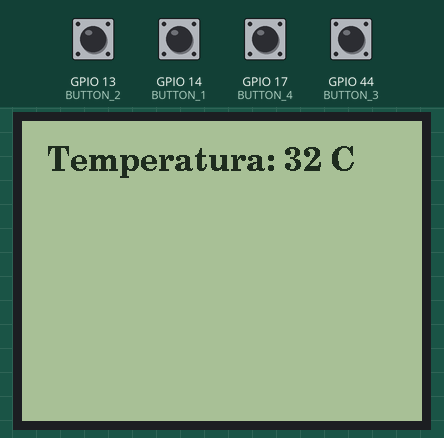
Bench run of a program on a simulated ESP32-S3. On the bench: 400×300 one-colour display. The inputs (shaded band) are chosen by the test bench; at power-on: GPIO 13 (BUTTON_2), GPIO 14 (BUTTON_1), GPIO 17 (BUTTON_4), GPIO 44 (BUTTON_3) LOW. Random numbers use the default seed unless the program sets one; what the program prints to the serial monitor is not drawn.

Above: at 1.9 s.
2.0 s: GPIO 17 (BUTTON_4) pulled HIGH for 1 s
At 4.7 s:
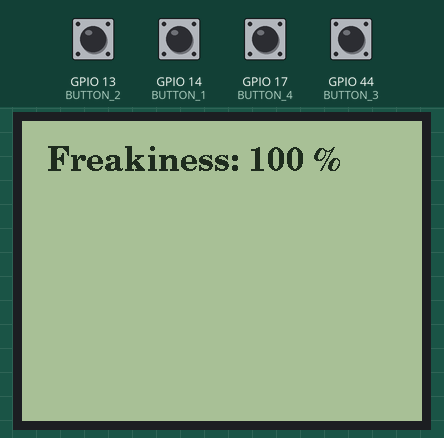
5.0 s: GPIO 14 (BUTTON_1) pulled HIGH for 0.15 s
At 6.5 s:
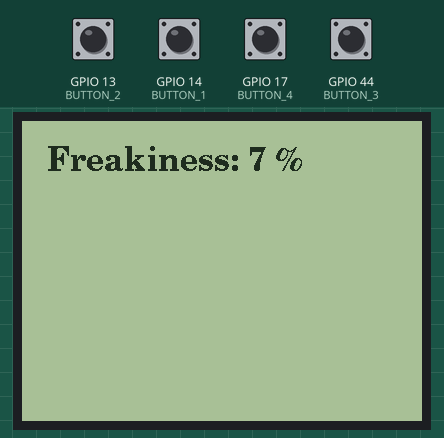
6.8 s: GPIO 14 (BUTTON_1) pulled HIGH for 1 s
At 8.3 s:
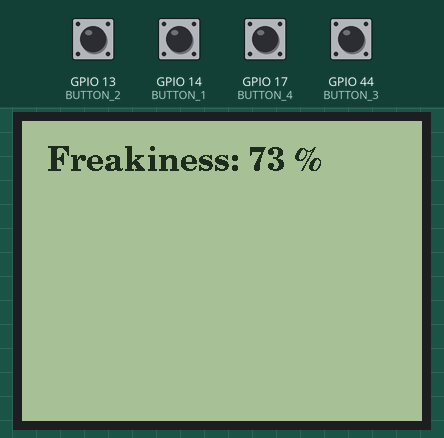
9.3 s: GPIO 13 (BUTTON_2) pulled HIGH for 0.15 s
At 10.8 s:
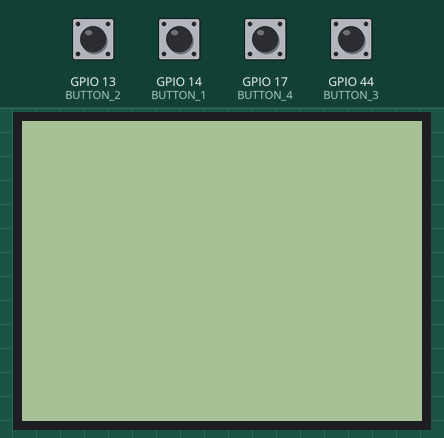
11.1 s: GPIO 44 (BUTTON_3) pulled HIGH for 1 s
At 12.03 s:
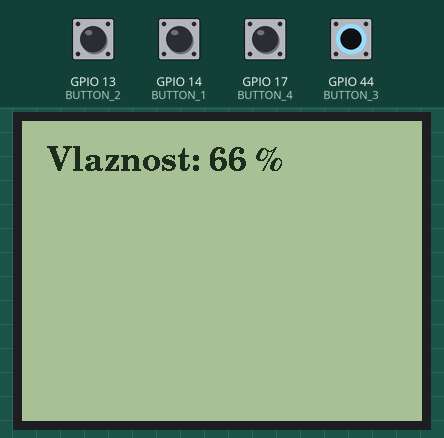
14.1 s: GPIO 44 (BUTTON_3) pulled HIGH for 0.15 s
At 15.2 s:
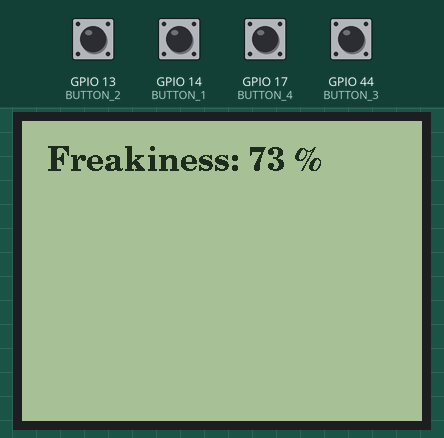
Timing chart, 0 to 17.1 s (numbered marks = the images above; inputs shaded):
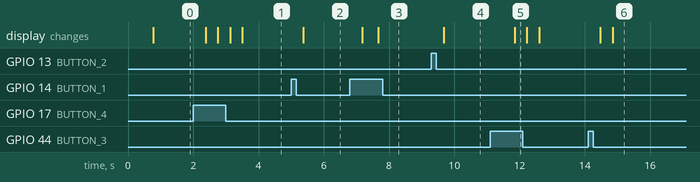

Measured:
- after the input at 2.0 s, the display: first changes after 0.38 s (image 1 shows a later state)
- after the input at 5.0 s, the display: changes after 0.38 s (image 2)
- after the input at 6.8 s, the display: first changes after 0.38 s (image 3 shows a later state)
- after the input at 9.3 s, the display: changes after 0.38 s (image 4)
- after the input at 11.1 s, the display: changes after 0.75 s (image 5)
- after the input at 14.1 s, the display: first changes after 0.38 s (image 6 shows a later state)

The program:

main.cpp
```cpp
#include <Arduino.h>
#include <SPI.h>
#include <U8g2lib.h>
#include <string.h>
#include <stdio.h>
#include <stdlib.h>

#define BUTTON_1 14
#define BUTTON_2 13
#define BUTTON_3 44
#define BUTTON_4 17

//SPI komunikacija kar pomeni da imamo 5V, GND, SDA/MOSI -> za transefart data, DC -> pove kaksna data
//CS/SS -> pove kateri chip (lahko je vec SPI komunikacij), CLK/SKC -> ura, RST -> reset

U8G2_ST7305_300X400_F_4W_SW_SPI display(
    U8G2_R1,11,12,40,5,41
);

struct _podatki{
  int x;        //x pa y sta koordinati za ciscenje
  int stevilo;
  int y;
  const char* enota;
  const char* stvar;
};

void posodobiPodatek(int,int);             //posodobi trenutni zasloncek oz. stevilko na zasloncku (samo to)
void spremeniZaslon(int);                 //spremeni zaslonec na prikazovanje nove teme (celoten zaslon)
void pocistiZaslon();               //pocisti celoten zasloncek
void pocistiStevilko(int);
char* frankenSteinnanjeStringov(int, int);
void izracunTrenutnegaID(int);
int testirnikRazlicnihCifr(int);

char* string;
int trenuten_cas;
int debounce_cas[4];   //potrebno za debounce
const int stRazlicnihPodatkov = 3;
int trenutniID = 0;
struct _podatki** arrPodatkov;

void setup() {
  Serial.begin(9200);
  display.begin();
  display.clear();
  display.setFont(u8g2_font_ncenB24_tr);

  pinMode(BUTTON_1,INPUT);
  pinMode(BUTTON_2,INPUT);
  pinMode(BUTTON_3,INPUT);
  pinMode(BUTTON_4,INPUT);

  arrPodatkov = (struct _podatki**)calloc(sizeof(struct _podatki*),stRazlicnihPodatkov);

  for(int i = 0; i < stRazlicnihPodatkov; i++){
    arrPodatkov[i] = (struct _podatki*)calloc(sizeof(struct _podatki),1);
  }

  arrPodatkov[0]->enota = "C";
  arrPodatkov[0]->stvar = "Temperatura: ";
  arrPodatkov[0]->stevilo = 32;
  arrPodatkov[0]->x = 255;
  arrPodatkov[0]->y = 20;


  arrPodatkov[1]->enota = "%";
  arrPodatkov[1]->stvar = "Vlaznost: ";
  arrPodatkov[1]->stevilo = 66;
  arrPodatkov[1]->x = 185;
  arrPodatkov[1]->y = 20;

  arrPodatkov[2]->enota = "%";
  arrPodatkov[2]->stvar = "Freakiness: ";
  arrPodatkov[2]->stevilo = 100;
  arrPodatkov[2]->x = 225;
  arrPodatkov[2]->y = 20;

  posodobiPodatek(trenutniID, arrPodatkov[trenutniID]->stevilo);
}

char* frankenSteinnanjeStringov(int id, int st){        //naredi EN velik string za izpis (seveda ga pol se free-am)
  string = (char*)calloc(sizeof(char),(strlen(arrPodatkov[id]->enota) + strlen(arrPodatkov[id]->stvar) + 10 ));
  strcat(string,arrPodatkov[id]->stvar);
  char* temp = (char*)calloc(sizeof(char),10);
  sprintf(temp,"%d ",st);
  strcat(string,temp);
  strcat(string,arrPodatkov[id]->enota);
  free(temp);
  return string;
}

void pocistiStevilko(int id){   //indeks structa da dobimo koordinate brisanja
  display.setDrawColor(0);
  display.drawBox(arrPodatkov[id]->x,arrPodatkov[id]->y,170,35);
  display.setDrawColor(1);            //barvo damo najprej na nic nato pa na 1, s tem simuliramo raderko
}

void posodobiPodatek(int id, int st){      //id pove kateri struct vzamemo, st pa na katero cifro ga damo
  pocistiStevilko(id);   //najprej pocistimo stvari, nato pa na tisto mesto narisemo stavri
  arrPodatkov[id]->stevilo = st;
  char* a = frankenSteinnanjeStringov(id,st);
  display.drawStr(25, 50, a);
  free(a);
  display.sendBuffer();       //s tem naeknrat damo gor celo sliko, ki smo jo prej ustvarili
}

void pocistiZaslon(){         //popolnoma scisti zaslon in se tudi buffer, ki se je pripravljal da bi seu gor
  display.clearDisplay();
  display.clearBuffer();
}

void spremeniZaslon(int id){  //za spremembno celotnega zaslona na prikaz druge vsebine
  pocistiZaslon();
  posodobiPodatek(id,arrPodatkov[id]->stevilo);
}

void izracunTrenutnegaID(int i){    //za menjavo med razlicnimi zasloncki
  trenutniID += i;
  if(trenutniID < 0){
    trenutniID = stRazlicnihPodatkov - 1;
  }

  if(trenutniID >= stRazlicnihPodatkov){
    trenutniID = 0;
  }

  Serial.printf("ID: %d\n",trenutniID);

  return;
}

int testirnikIndeks = 1;

int testirnikRazlicnihCifr(){         //bilo je za testiranje ce se mogoce pri kaksnih stevilah pusti "sled"
  int a = 1;                          //na zaslonu, od prejsnjega stevila
  for(int i = 0; i < testirnikIndeks; i++){
    a = a * 10;
  }
  return random(a);
}


void loop() {
  if(digitalRead(BUTTON_1) == 1){       //trenutno daje random stevila, ki si sledijo od 0-10, 0-100, . . .
    trenuten_cas = millis();
    if(trenuten_cas > debounce_cas[0]){
      posodobiPodatek(trenutniID,testirnikRazlicnihCifr());
      testirnikIndeks++;
      debounce_cas[0] = 500 + trenuten_cas;
    }
  }

  if(digitalRead(BUTTON_2) == 1){       //pobrise celoten zaslon
    trenuten_cas = millis();
    if(trenuten_cas > debounce_cas[1] ){
      pocistiZaslon();
      debounce_cas[1] = 500 + trenuten_cas;
    }
  }

   if(digitalRead(BUTTON_3) == 1){      //shuffle-a workspace v levo
    trenuten_cas = millis();
    if(trenuten_cas > debounce_cas[2] ){
      testirnikIndeks = 1;
      izracunTrenutnegaID(-1);
      spremeniZaslon(trenutniID);
      debounce_cas[2] = 500 + trenuten_cas;
    }
  }

 if(digitalRead(BUTTON_4) == 1){        //shuffle-a wroskapce v  desno (aka. id+1)
    trenuten_cas = millis();
    if(trenuten_cas > debounce_cas[3] ){
      testirnikIndeks = 1;
      izracunTrenutnegaID(1);
      spremeniZaslon(trenutniID);
      debounce_cas[3] = 500 + trenuten_cas;
    }
  }
}
```
